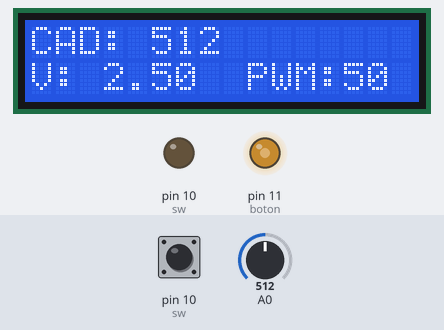
This sketch was run on a simulated Arduino Uno, built with avr-gcc and run on an emulated ATmega328P. On the bench: 16×2 character LCD, output pins drawn as LEDs (lit = HIGH). Inputs (shaded band) come from the test bench; at power-on: A0 = 512, pin 10 (sw) LOW.

Above: at 1.2 s.
1.3 s: A0 set to 1008
At 1.74 s:
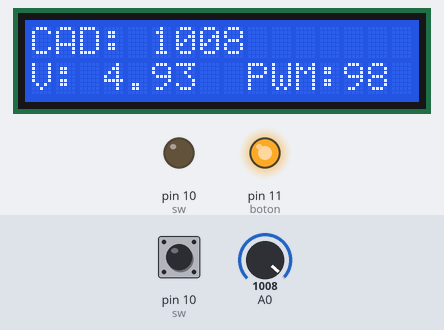
3.4 s: A0 set to 1020
At 4.9 s:
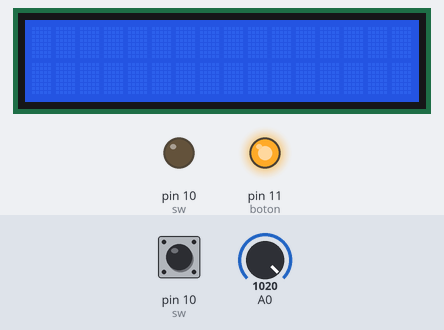
5.2 s: pin 10 (sw) pulled HIGH for 0.35 s
At 6.2 s:
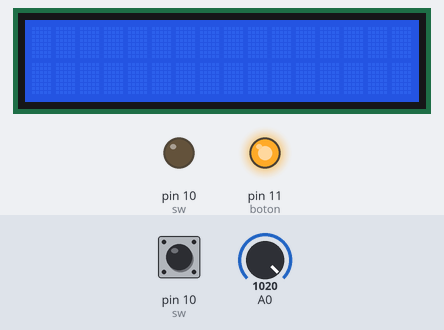
Timing chart, 0 to 8.2 s (numbered marks = the images above; inputs shaded):
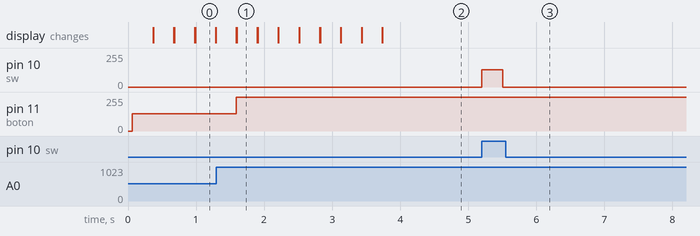

Measured:
- the behaviour switches between 1019 and 1020 on A0 (found by bisection; images 1 and 2)
- after the input at 1.3 s, pin 11 (boton): 128/255 → 252/255 after 0.29 s; the display: first differs from a run without the input after 0.30 s (image 1)
- after the input at 3.4 s, pin 11 (boton): 252/255 → 255/255 at once; the display: first differs from a run without the input at once (image 2 shows a later state)
- after the input at 5.2 s, pin 10 (sw): 0/255 → 128/255 at once, → 0/255 0.30 s later

The sketch:

Espinoza_Lizbeth_DEBER_4.1_SE.ino
```cpp
/*
* CAPITULO IV: PERIFERICOS ESPECIALES
* DEBER 4.1: CAD Y PWM
* Nombre: Lizbeth Espinoza
*/

#include <LiquidCrystal.h>
LiquidCrystal lcd(13,12,7,6,5,4);              //seleccion de pines para la LCD
int conversor;                                 //variable para adquirir datos del conversor entre 0 - 1023
float voltaje;                                 //variable de conversion de conversor a voltaje
int dutty;                                     //variable para el uso de pwm
LiquidCrystal lcd1(9,8,3,2,1,0);
int conversor1;                                 //variable para adquirir datos del conversor entre 0 - 1023
float voltaje1;                                 //variable de conversion de conversor a voltaje
int dutty1;
#define sw 10
#define boton 11


void setup() {
  lcd.begin(16,2);                      //inicializa la LCD
  pinMode(boton,INPUT);
  pinMode(sw,INPUT);
}

void loop() {
  if(digitalRead(boton)==LOW){
  conversor=analogRead(A0);            //lectura del canal A0-0-14
  voltaje=(conversor*5.0)/1023.0;      //conversor de voltaje
  dutty=conversor/4;                   //cambio la escala para el dutty cicle
  analogWrite(11,dutty);               //envio de valor al pin 11
  lcd.setCursor(0,0);                  //posición
  lcd.print("CAD:");
  lcd.setCursor(5,0);
  lcd.print(conversor);
  lcd.setCursor(0,1);
  lcd.print("V:");
  lcd.setCursor(3,1);
  lcd.print(voltaje);
  lcd.setCursor(9,1);
  lcd.print("PWM:");
  lcd.setCursor(13,1);
  lcd.print((dutty*100)/255);
  delay(300);
  lcd.clear();
  }
  if(digitalRead(sw)==HIGH){
  conversor1=analogRead(A1);            //lectura del canal A0-0-14
  voltaje1=(conversor1*5.0)/1023.0;      //conversor de voltaje
  dutty1=conversor1/4;                   //cambio la escala para el dutty cicle
  analogWrite(10,dutty1);               //envio de valor al pin 11
  lcd1.setCursor(0,0);                  //posición
  lcd1.print("CAD:");
  lcd1.setCursor(5,0);
  lcd1.print(conversor1);
  lcd1.setCursor(0,1);
  lcd1.print("V:");
  lcd1.setCursor(3,1);
  lcd1.print(voltaje1);
  lcd1.setCursor(9,1);
  lcd1.print("PWM:");
  lcd1.setCursor(13,1);
  lcd1.print((dutty1*100)/255);
  delay(300);
  lcd1.clear();
  }
}
```
